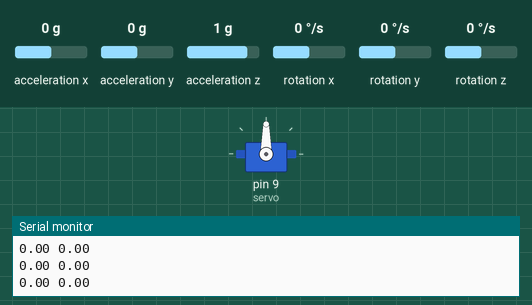
Simulated run of this sketch. Board: Arduino Uno, built with avr-gcc and run on an emulated ATmega328P. Shown: servo, the last lines printed to the serial monitor. The inputs (shaded band) are chosen by the test bench; at power-on: acceleration y 0 g, acceleration x 0 g, acceleration z 1 g, rotation x 0 °/s, rotation y 0 °/s, rotation z 0 °/s.

Above: at 1.2 s.
1.3 s: acceleration y set to -0.2 g
At 2.2 s:
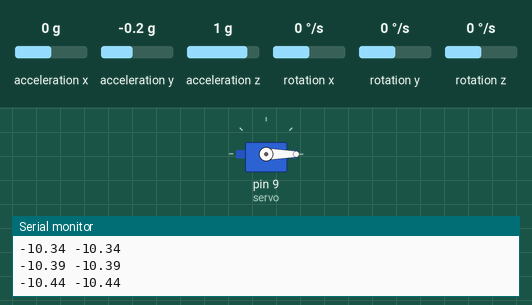
2.9 s: acceleration y set to 0 g
At 3.3 s:
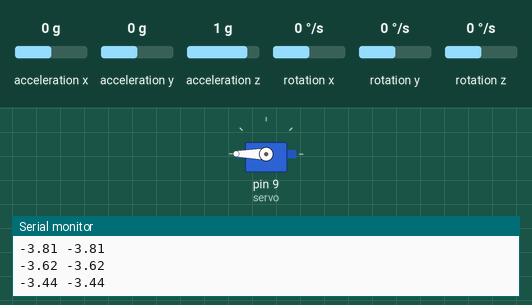
4.5 s: acceleration y set to -1.4 g
At 5.2 s:
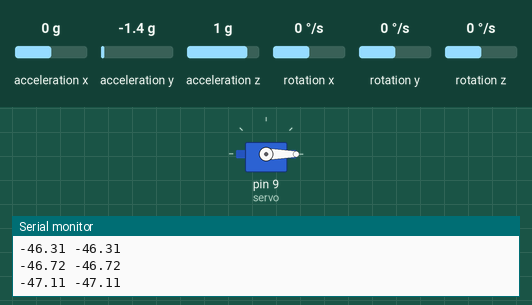
6.0 s: acceleration y set to -1 g
At 7.4 s:
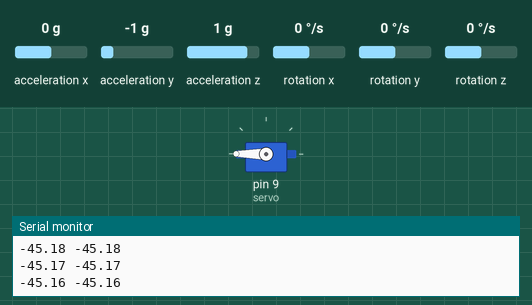
Timing chart, 0 to 8.7 s (numbered marks = the images above; inputs shaded):
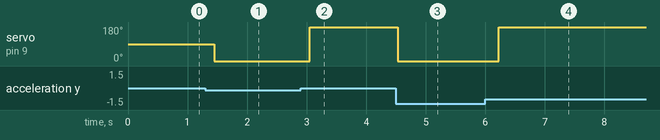

Measured:
- the behaviour switches between 0 and -0.1 g on acceleration y (found by bisection; images 0 and 1)
- the behaviour switches between -1.2 and -1.1 g on acceleration y (found by bisection; images 3 and 4)
- after the input at 1.3 s, servo on pin 9 (servo): 90° → 0° after 0.15 s
- after the input at 2.9 s, servo on pin 9 (servo): 0° → 180° after 0.15 s
- after the input at 4.5 s, servo on pin 9 (servo): 180° → 0° at once
- after the input at 6.0 s, servo on pin 9 (servo): 0° → 180° after 0.23 s

The sketch:

swingingArm.ino
```cpp
#include "Wire.h"
#include "I2Cdev.h"
#include "MPU6050.h"
#include <Servo.h>

MPU6050 mpu;
int16_t ax, ay, az;
Servo servo;

float smoothedAngle = 0;
float peakAngle = 0;
bool movingRight = true;
unsigned long lastSwitchTime = 0;

// ПАРАМЕТРИ ЗА 60СМ МАХАЛО
const float filterCoeff = 0.05;      // Колкото по-малко, толкова по-инертен е сензорът
const float angleTolerance = 4.0;    // Градуси отклонение от пика, преди да обърне
const int lockoutTime = 700;         // Милисекунди забрана за повторна смяна (0.7 сек)

void setup() {
  Serial.begin(115200);
  Wire.begin();
  mpu.initialize();
  servo.attach(9);
  servo.write(90); // Старт в неутрално положение

  // Филтър на самия чип - помага за премахване на механичния шум от сервото
  mpu.setDLPFMode(6); // Най-силната хардуерна филтрация (5Hz)
}

void loop() {
  mpu.getAcceleration(&ax, &ay, &az);

  // Изчисляваме ъгъла по оста, която съвпада с движението на махалото
  // Ако махалото се движи напред-назад, ползваме Y и Z
  float currentAngle = atan2(ay, az) * 180 / M_PI;

  // Експоненциално изглаждане
  smoothedAngle = (smoothedAngle * (1.0 - filterCoeff)) + (currentAngle * filterCoeff);

  unsigned long currentTime = millis();

  // Логика за замах (Swing logic)
  if (currentTime - lastSwitchTime > lockoutTime) {

    // Ако се движим надясно и започнем да се връщаме
    if (movingRight && (smoothedAngle < peakAngle - angleTolerance)) {
      servo.write(0); // "Ритник" в едната посока
      movingRight = false;
      peakAngle = smoothedAngle;
      lastSwitchTime = currentTime;
      Serial.println("<<< MAX REACHED (RIGHT) - KICK LEFT");
    }
    // Ако се движим наляво и започнем да се връщаме
    else if (!movingRight && (smoothedAngle > peakAngle + angleTolerance)) {
      servo.write(180); // "Ритник" в другата посока
      movingRight = true;
      peakAngle = smoothedAngle;
      lastSwitchTime = currentTime;
      Serial.println(">>> MAX REACHED (LEFT) - KICK RIGHT");
    }
  }

  // Обновяване на пика (най-крайната точка)
  if (movingRight && smoothedAngle > peakAngle) peakAngle = smoothedAngle;
  if (!movingRight && smoothedAngle < peakAngle) peakAngle = smoothedAngle;

  // Полезно за диагностика в Serial Plotter
  Serial.print(smoothedAngle);
  Serial.print(" ");
  Serial.println(peakAngle);

  delay(15);
}
```
